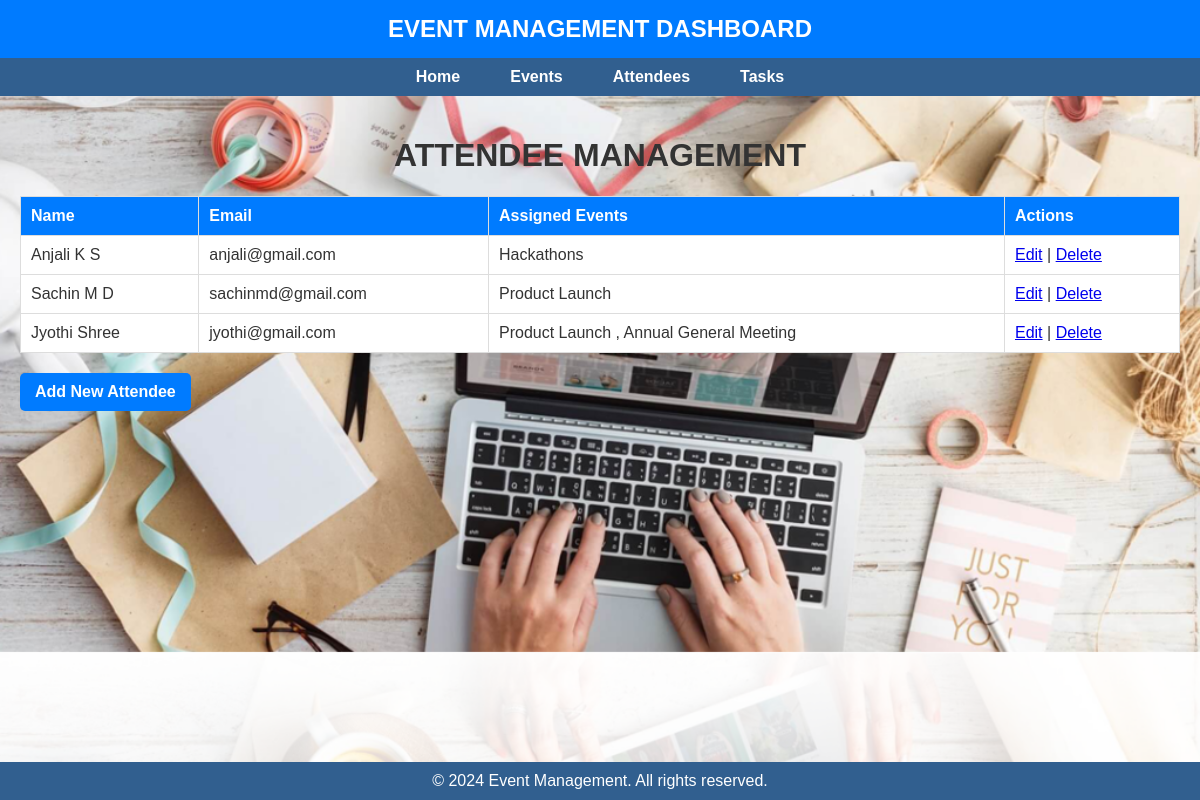
The app's page /attendees/ with its own data.
### attendive/models.py (models this page shows, shortened)
class Attendee(models.Model):
    name = models.CharField(max_length=100)
    email = models.EmailField(unique=True)
    events = models.ManyToManyField(Event, related_name='attendees')  # ManyToManyField to Event

### event/models.py (models this page shows, shortened)
class Event(models.Model):
    name = models.CharField(max_length=255)
    description = models.TextField()
    location = models.CharField(max_length=255)
    date = models.DateField()

### attendive/views.py (the view)
# urls.py: path('', views.attendee_list, name='attendee_list'),
def attendee_list(request):
    attendees = Attendee.objects.all()
    return render(request, 'attendee/attendee_list.html', {'attendees': attendees})

### attendive/templates/attendee/attendee_list.html (shortened to what this page needs)
{% extends 'base.html' %} {% block content %}
<center><h1>ATTENDEE MANAGEMENT</h1></center>
<table>
  <thead>
    <tr>
      <th>Name</th>
      <th>Email</th>
      <th>Assigned Events</th>
      <th>Actions</th>
    </tr>
  </thead>
  <tbody>
    {% for attendee in attendees %}
    <tr>
      <td>{{ attendee.name }}</td>
      <td>{{ attendee.email }}</td>
      <td>
        {% for event in attendee.events.all %} {{ event.name }}
        {% if not forloop.last %}, {% endif %}
        {% endfor %}
      </td>
      <td>
        <a href="{% url 'attendee_edit' attendee.id %}">Edit</a> |
        <a href="{% url 'attendee_delete' attendee.id %}">Delete</a>
      </td>
    </tr>
    {% endfor %}
  </tbody>
</table>
<a href="{% url 'attendee_create' %}" class='btn btn-primary'>Add New Attendee</a>
{% endblock %}

### records on screen
Attendee: name "Anjali K S", email "anjali@gmail.com"
Event: name "Hackathons"
Attendee: name "Sachin M D", email "sachinmd@gmail.com"
Event: name "Product Launch"
Attendee: name "Jyothi Shree", email "jyothi@gmail.com"
Event: name "Annual General Meeting"
